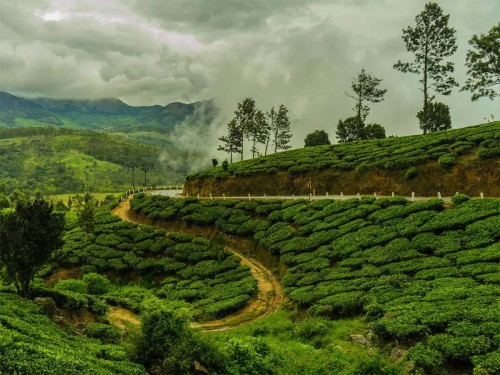
#> input picture Temi-Tea Namchi.png, 500 x 375 px
$ jupyter execute 7.cv_rotation_flipping.ipynb
#> lines starting #> are read from the running program, lines starting #| are printed output that depends on the picture
[cell 1]
##load library
import cv2

[cell 2]
##load image
img = cv2.imread("Temi-Tea Namchi.png")
#> img is the input picture: shape (375, 500, 3); mean B, G, R 62, 105.7, 91.5

[cell 3]
##rotation
if img is None:
    print("Error: Image not loaded")

else:
    ##get the image width and height
    (w,h) = img.shape[:2]
#> w = 375; h = 500
    ##center of the rectangular image
    center = (w//2, h//2)
#> center = (187, 250)
    ##angle to rotated
    angle = 90
    ##scale of the image
    scale=1.0
    ##create formula
    M = cv2.getRotationMatrix2D(center, angle, scale)
    ##apply the formula into the original image
    rotated_img = cv2.warpAffine(img,M,(w,h))
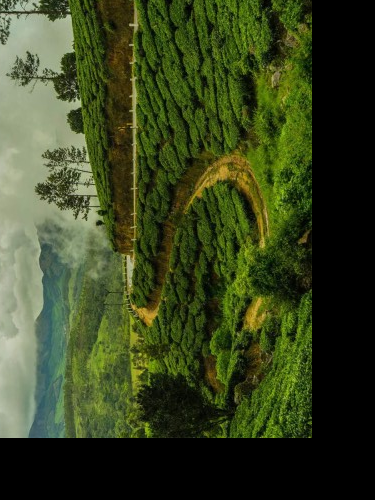
#> rotated_img: shape (500, 375, 3); mean B, G, R 32.3, 67.3, 56.4

    ##display the original and roted image
    cv2.imshow("Original image", img)
    cv2.imshow("Rotated Image", rotated_img)
    cv2.waitKey(0)
    cv2.destroyAllWindows()

[cell 4]
##flipping
if img is None:
    print("Error: Image not loaded")

else:
    ##flipping on horizontally
    flip_horizontal = cv2.flip(img,1)
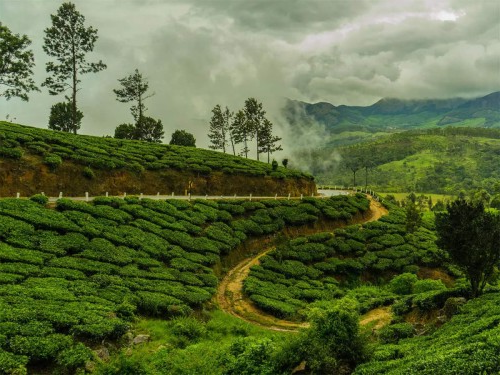
#> flip_horizontal: shape (375, 500, 3); mean B, G, R 62, 105.7, 91.5
    ##flipping on vertically
    flip_vertical = cv2.flip(img,0)
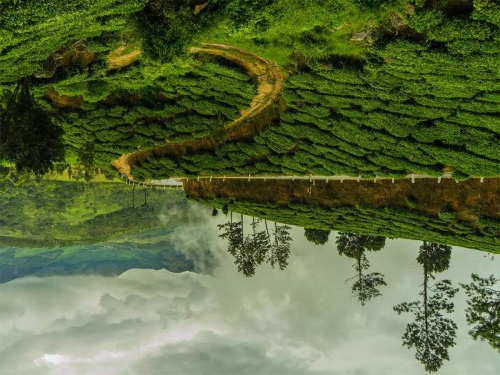
#> flip_vertical: shape (375, 500, 3); mean B, G, R 62, 105.7, 91.5
    ##flipping on both
    flip_both = cv2.flip(img, -1)
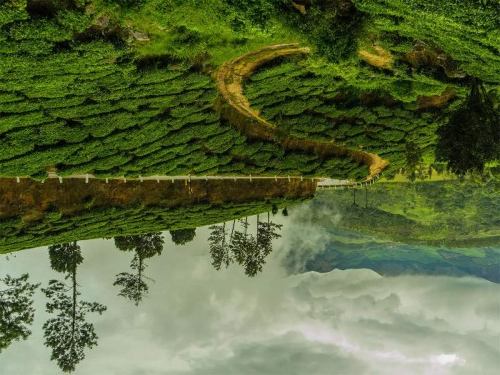
#> flip_both: shape (375, 500, 3); mean B, G, R 62, 105.7, 91.5

    ##display the original and roted image
    cv2.imshow("Original image", img)
    cv2.imshow("flipped horizontally", flip_horizontal)
    cv2.imshow("flipped vertically", flip_vertical)
    cv2.imshow("flipped on both ways", flip_both)
    cv2.waitKey(0)
    cv2.destroyAllWindows()
